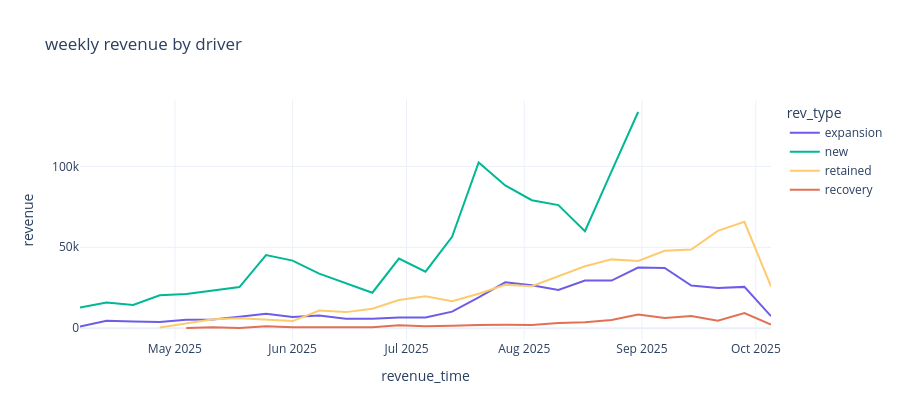

Notebook cell for this chart:
### Code cell
# same picture at different granularities - does the mix conclusion survive?
for freq, label in [('W', 'weekly'), ('SMS', 'semi-monthly'), ('MS', 'monthly')]:
    g = (ch.set_index('revenue_time').groupby([pd.Grouper(freq=freq), 'rev_type'])['sales_amount']
         .sum().unstack(fill_value=0))
    g = g.div(g.sum(axis=1), axis=0)
    means = g.mean().round(3)
    stds = g.std().round(3)
    print(f'{label:<14} mean share: {means.to_dict()}')
    print(f'{"":14} volatility: {stds.to_dict()}')

weekly = (ch.set_index('revenue_time').groupby([pd.Grouper(freq='W'), 'rev_type'])['sales_amount']
          .sum().rename('revenue').reset_index())
fig = px.line(weekly, x='revenue_time', y='revenue', color='rev_type', title='weekly revenue by driver')
fig.show()
